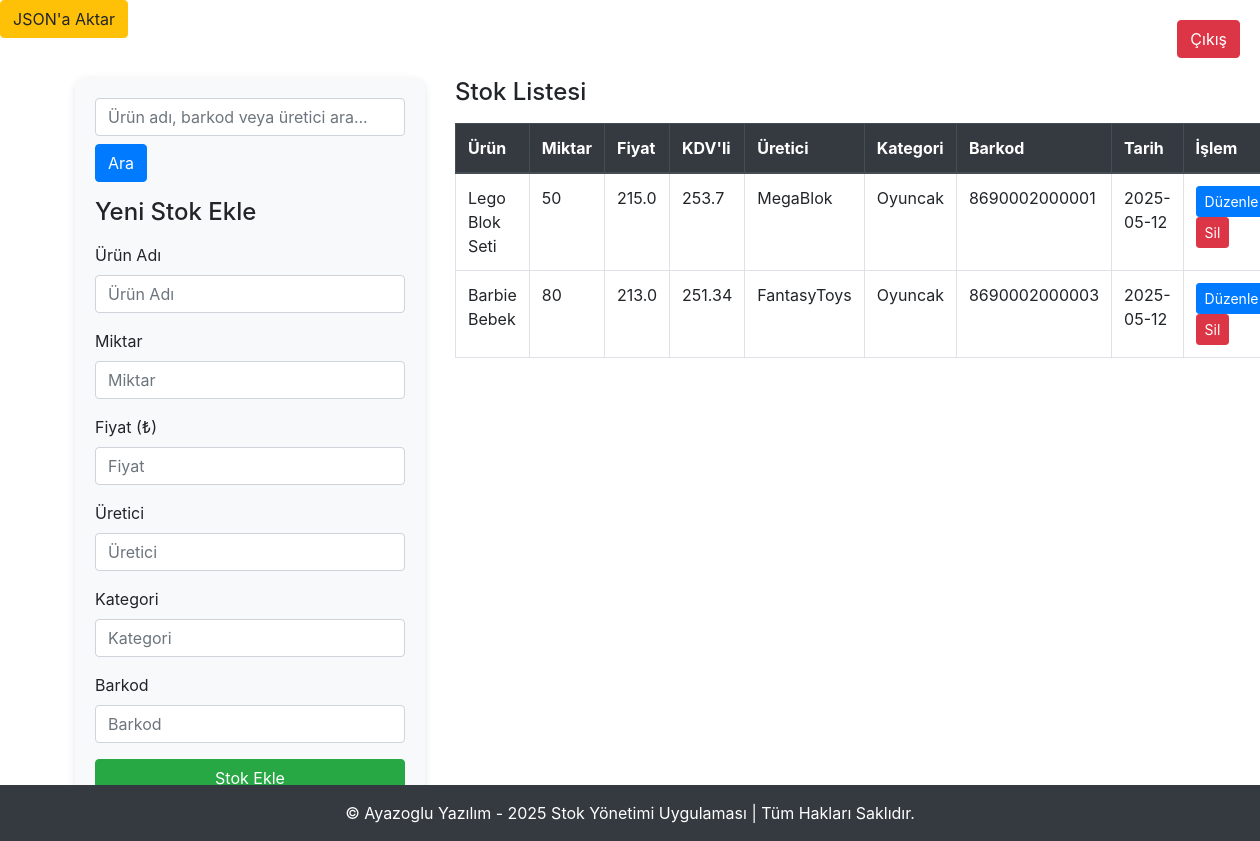
The app's page /dashboard (signed in) with its own data.
### app.py (models this page shows)
class Stock(db.Model):
    id = db.Column(db.Integer, primary_key=True)
    product_name = db.Column(db.String(100), nullable=False)
    quantity = db.Column(db.Integer, nullable=False)
    price = db.Column(db.Float, nullable=False)
    category = db.Column(db.String(100), nullable=False)
    barcode = db.Column(db.String(100), nullable=False)
    manufacturer = db.Column(db.String(100), nullable=True)
    created_at = db.Column(db.DateTime, default=datetime.utcnow)
    user_id = db.Column(db.Integer, db.ForeignKey('user.id'), nullable=False)
    @property
    def kdvli_fiyat(self):
        return round(self.price * 1.18, 2)

### app.py (the view)
@app.route('/dashboard')
@login_required
def dashboard():
    q = request.args.get('q')
    if q:
        stocks = Stock.query.filter(
            Stock.user_id == current_user.id,
            (Stock.product_name.ilike(f"%{q}%")) |
            (Stock.barcode.ilike(f"%{q}%")) |
            (Stock.manufacturer.ilike(f"%{q}%"))
        ).all()
    else:
        stocks = Stock.query.filter_by(user_id=current_user.id).all()
    return render_template('dashboard.html', user=current_user, stocks=stocks)

### app.py (called while the page is built)
@login_manager.user_loader
def load_user(user_id):
    return User.query.get(int(user_id))

### templates/dashboard.html (shortened to what this page needs)
<!DOCTYPE html>
<html lang="tr">
<head>
    <link href="https://stackpath.bootstrapcdn.com/bootstrap/4.5.2/css/bootstrap.min.css" rel="stylesheet">
    <a href="{{ url_for('save_json') }}" class="btn btn-warning mb-3">JSON'a Aktar</a>
</head>
<body>
<a href="{{ url_for('logout') }}" class="btn btn-danger logout-btn">Çıkış</a>
<div class="container my-4">
    <div class="row">
        <div class="col-md-4">
            <div class="form-container">
                <form method="GET" action="{{ url_for('dashboard') }}" class="mb-3">
                    <input type="text" name="q" placeholder="Ürün adı, barkod veya üretici ara..." class="form-control" value="{{ request.args.get('q', '') }}">
                    <button type="submit" class="btn btn-primary mt-2">Ara</button>
                </form>
                <h4 class="mb-3">Yeni Stok Ekle</h4>
                <form method="POST" action="{{ url_for('add_stock') }}">
                    <div class="form-group">
                        <label>Ürün Adı</label>
                        <input type="text" name="product_name" placeholder="Ürün Adı" class="form-control" required>
                    </div>
                    <div class="form-group">
                        <label>Miktar</label>
                        <input type="number" name="quantity" placeholder="Miktar" class="form-control" required>
                    </div>
                    <div class="form-group">
                        <label>Fiyat (₺)</label>
                        <input type="number" step="0.01" name="price" placeholder="Fiyat" class="form-control" required>
                    </div>
                    <div class="form-group">
                        <label>Üretici</label>
                        <input type="text" name="manufacturer" placeholder="Üretici" class="form-control" required>
                    </div>
                    <div class="form-group">
                        <label>Kategori</label>
                        <input type="text" name="category" placeholder="Kategori" class="form-control" required>
                    </div>
                    <div class="form-group">
                        <label>Barkod</label>
                        <input type="text" name="barcode" placeholder="Barkod" class="form-control" required>
                    </div>
                    <button type="submit" class="btn btn-success btn-block">Stok Ekle</button>
                </form>
            </div>
        </div>
        <div class="col-md-8">
            <h4 class="mb-3">Stok Listesi</h4>
            <table class="table table-bordered table-hover">
                <thead class="thead-dark">
                    <tr>
                        <th>Ürün</th>
                        <th>Miktar</th>
                        <th>Fiyat</th>
                        <th>KDV'li</th>
                        <th>Üretici</th>
                        <th>Kategori</th>
                        <th>Barkod</th>
                        <th>Tarih</th>
                        <th>İşlem</th>
                    </tr>
                </thead>
                <tbody>
                    {% for stock in stocks %}
                    <tr>
                        <td>{{ stock.product_name }}</td>
                        <td>{{ stock.quantity }}</td>
                        <td>{{ stock.price }}</td>
                        <td>{{ stock.kdvli_fiyat }}</td>
                        <td>{{ stock.manufacturer }}</td>
                        <td>{{ stock.category }}</td>
                        <td>{{ stock.barcode }}</td>
                        <td>{{ stock.created_at.strftime('%Y-%m-%d') }}</td>
                        <td>
                            <a href="{{ url_for('edit_stock', stock_id=stock.id) }}" class="btn btn-sm btn-primary">Düzenle</a>
                            <form method="POST" action="{{ url_for('delete_stock', stock_id=stock.id) }}" style="display:inline;" onsubmit="return confirm('Bu stoğu silmek istediğinize emin misiniz?');">
                                <button type="submit" class="btn btn-sm btn-danger">Sil</button>
                            </form>
                        </td>
                    </tr>
                    {% else %}
                    <tr><td colspan="9" class="text-center">Kayıtlı stok yok.</td></tr>
                    {% endfor %}
                </tbody>
            </table>
        </div>
    </div>
</div>
</body>
<footer class="bg-dark text-white text-center py-3 mt-4 fixed-bottom">
    &copy; Ayazoglu Yazılım - 2025 Stok Yönetimi Uygulaması | Tüm Hakları Saklıdır.
</footer>
</html>

### templates/dashboard.html (style rules this page uses)
.form-container { background-color: #f8f9fa; padding: 20px; border-radius: 12px; box-shadow: 0 2px 8px rgba(0,0,0,0.1); }
.logout-btn { position: absolute; top: 20px; right: 20px; }

### records on screen
Stock: product_name "Lego Blok Seti", quantity "50", price "215.0", kdvli_fiyat "253.7", manufacturer "MegaBlok", category "Oyuncak", barcode "8690002000001", created_at "2025-05-12"
Stock: product_name "Barbie Bebek", quantity "80", price "213.0", kdvli_fiyat "251.34", manufacturer "FantasyToys", category "Oyuncak", barcode "8690002000003", created_at "2025-05-12"
